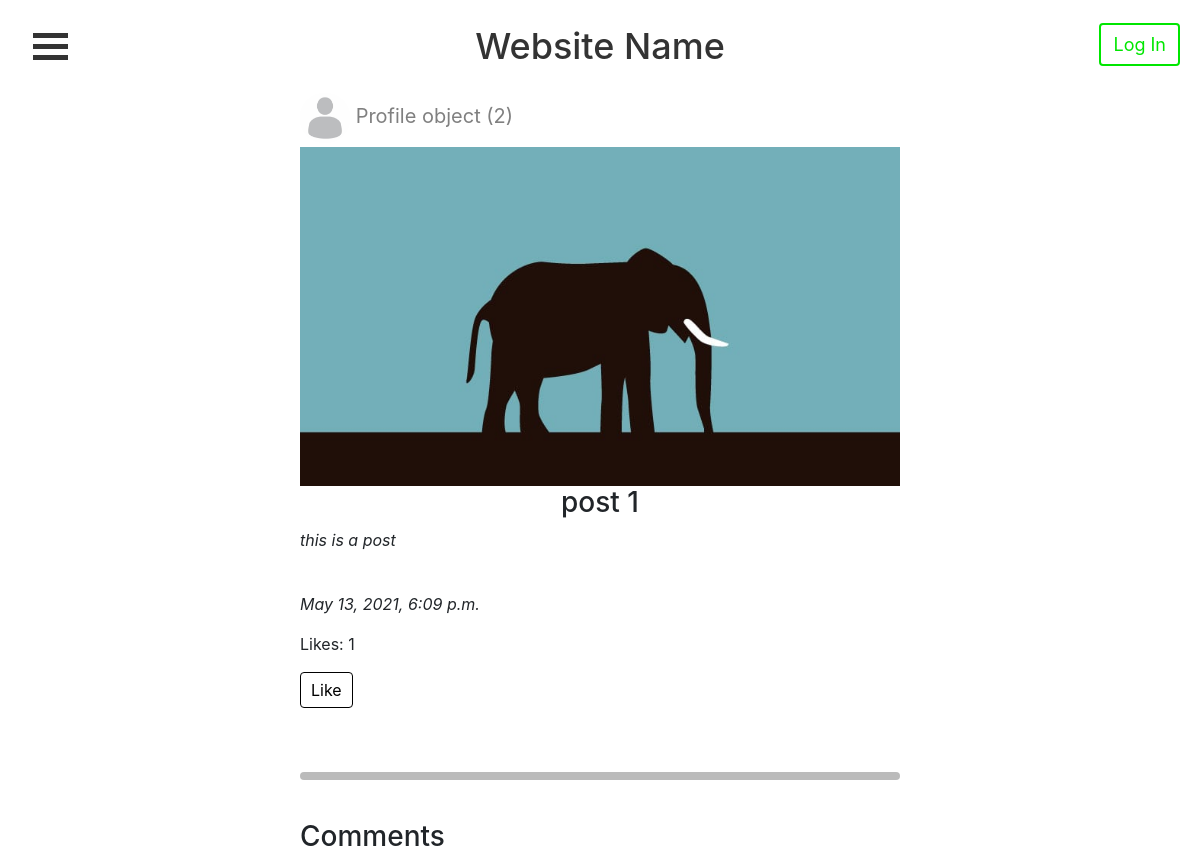
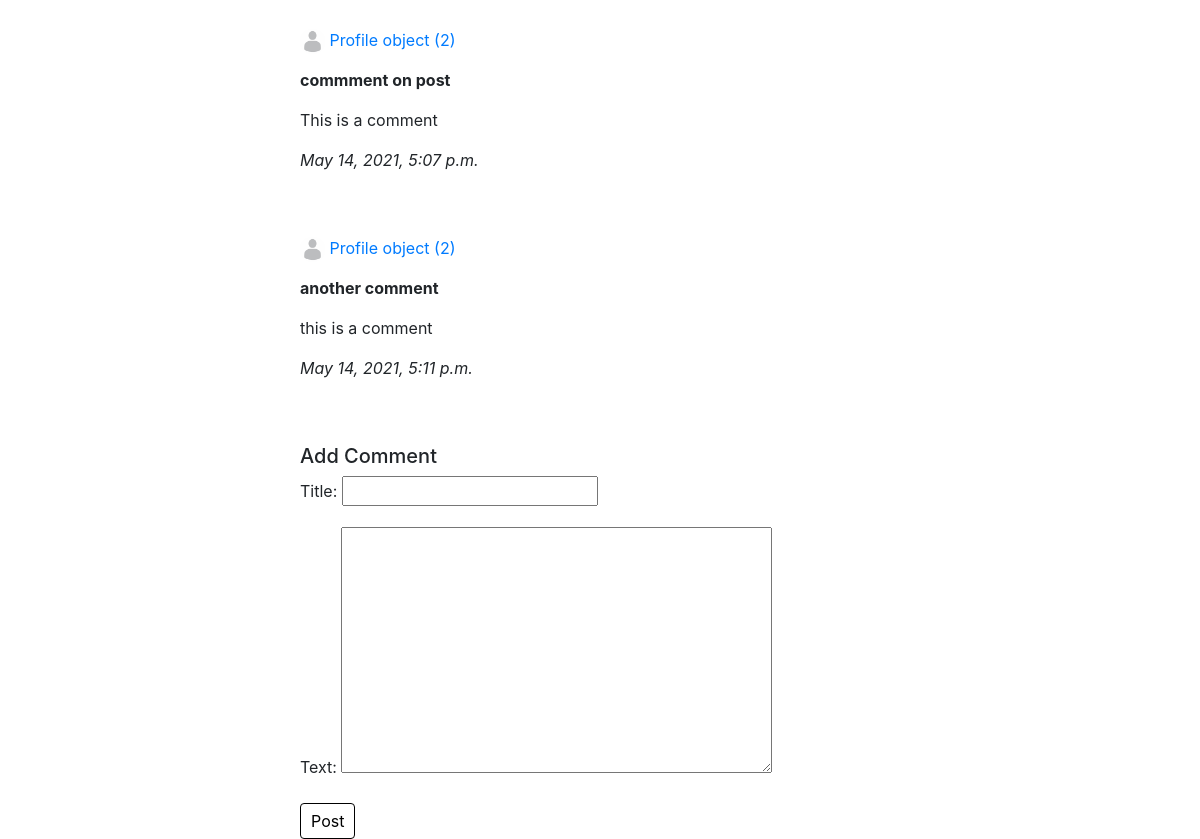
Before: /post/10/ with the older database file (2 pictures, top to bottom).
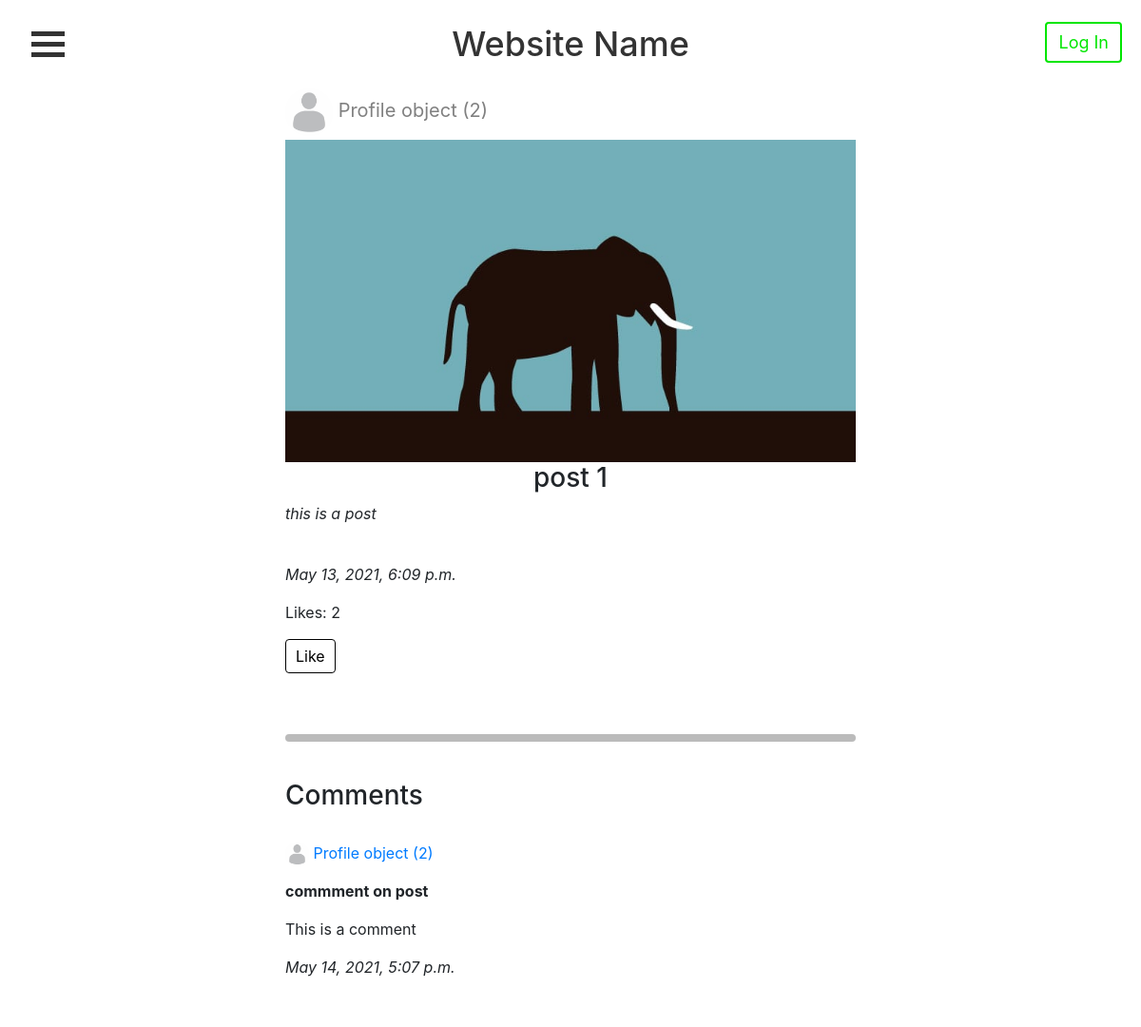
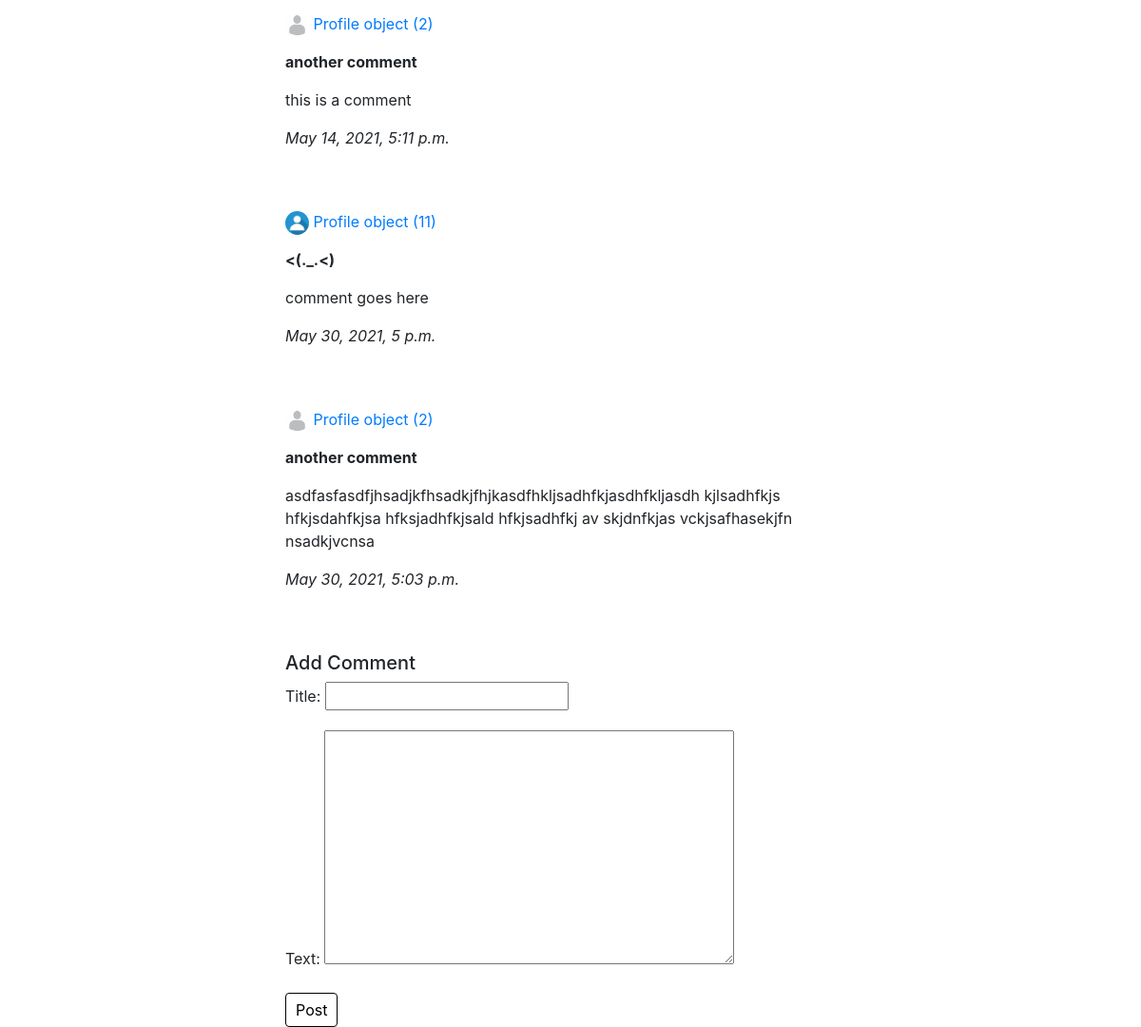
After: the same page with the newer database file (2 pictures, top to bottom).
### accounts/models.py (models this page shows, shortened)
class Post(models.Model):
    title = models.CharField(max_length=50, null=True)
    caption = models.TextField(default="", null=True)
    image = models.ImageField(null=True)
    post_date = models.DateTimeField(auto_now_add=True, null=True)
    userPosted = models.ForeignKey(Profile, null=True, on_delete=models.CASCADE)
    likes = models.IntegerField(default=0)

class Comment(models.Model):
    title = models.CharField(max_length=30, null=True)
    text = models.TextField(default="", null=True)
    post_date = models.DateTimeField(auto_now_add=True, null=True)
    post = models.ForeignKey(Post, on_delete=models.CASCADE)
    userPosted = models.ForeignKey(Profile, null=True, on_delete=models.CASCADE)

class Profile(models.Model):
    user = models.OneToOneField(User, on_delete=models.CASCADE, primary_key=True)
    profile_pic = models.ImageField(null=True, blank=True)
    bio = models.TextField(default="", blank=True)
    def create_user_profile(sender, instance, created, **kwargs):
        if created:
            Profile.objects.create(user=instance)
    post_save.connect(create_user_profile, sender=User)

### accounts/views.py (the view, shortened to what this page needs)
# urls.py: path('post/<str:pk>/', views.post, name="post_page"),
def post(request, pk):
    post = Post.objects.get(id=pk) # Gets the post for the specific page
    comments = post.comment_set.all() # Gets all of the comments for the post
    form = CommentForm()
    form_like = LikeForm()
    context = {'post': post, 'comments': comments, 'form': form, 'form_like': form_like}
    return render(request, 'accounts/post.html', context)

### accounts/forms.py
class CommentForm(ModelForm):
    class Meta:
        model = Comment
        fields = ['title', 'text']

class LikeForm(ModelForm):
    class Meta:
        model = Like
        fields = []

### accounts/templates/accounts/post.html (shortened to what this page needs)
{% extends 'accounts/main.html' %}
{% block content %}
<div class="containercenter">
  <a href="{% url 'profile_page' post.userPosted.user.id %}" class="profilelink">
    <img src="{{ post.userPosted.profile_pic.url }}" alt="profile pic" id="postprofilepic" />
    <p style="display:inline-block">{{post.userPosted}}</p>
  </a>
</div>
<img src="{{ post.image.url }}" alt="post image" style="max-width:50%" class="center">
<h3 style="text-align:center">{{post.title}}</h3>
<div class="containercenter">
  <p><i>{{post.caption}}</i></p>
  <br />
  <p><i>{{post.post_date}}</i></p>
  <p>Likes: {{post.likes}}</p>
  <form method="post">
    <input type="submit" class="btn submit_btn" value="Like" name="Like">
  </form>
</div>
<br />
<br />
<hr class="rounded">
<br />
<div class="containercenter">
  <h3>Comments</h3>
  <br />
  {% for comment in comments %}
    <a href="{% url 'profile_page' comment.userPosted.user.id %}">
      <img src="{{ comment.userPosted.profile_pic.url }}" alt="profile pic" id="commentprofilepic" />
      <p style="display:inline-block">{{comment.userPosted}}</p>
    </a>
    <p><strong>{{comment.title}}</strong></p>
    <p>{{comment.text}}</p>
    <p><i>{{comment.post_date}}</i></p>
    <br />
    <br />
  {% endfor %}
  <h5>Add Comment</h5>
  <form method="post">
    {{ form.as_p }}
    <input class="btn submit_btn" type="submit" value="Post" name="Comment">
  </form>
</div>
{% endblock %}

Changed rows visible on the page:
changed Post "post 1": likes "1" → "2"
added Comment: userPosted.profile_pic (picture), userPosted "Profile object (11)", title "<(._.<)", text "comment goes here", post_date "May 30, 2021, 5 p.m."
added Comment: userPosted.profile_pic (picture), userPosted "Profile object (2)", title "another comment", text "asdfasfasdfjhsadjkfhsadkjfhjkasdfhkljsadhfkjasdhfkljasdh kjlsadhfkjs hfkjsdahfkjsa hfksjadhfkjsald hfkjsadhfkj av skjdnfkjas vckjsafhasekjfn nsadkjvcnsa", post_date "May 30, 2021, 5:03 p.m."
